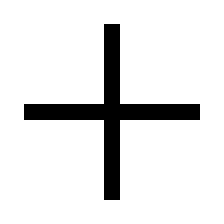
#> input picture Imagens/Adicao.png, 28 x 28 px, found by its file name (shown 8 times larger)
$ python 'Imagem Matriz - Exemplo 1 - Versão 1.0.0.py'
#> lines starting #> are read from the running program, lines starting #| are printed output that depends on the picture; after the words box and inside, x2 and y2 are one past the last pixel; in counts of white or black regions, pixels touching at a corner belong together
#
########################################################################
# Importação das Bibliotecas Necessárias
########################################################################
#
import cv2 as cv
import numpy as np
import os
import matplotlib.pyplot as plt
from pathlib import Path
import seaborn as sns

#
########################################################################
# Funções de Apoio
########################################################################
#
def LimpaTerminal ():
    if os.name == "nt":
       _ = os.system( "cls" )
    else:
      _ = os.system( "clear ")
    return ()

#
########################################################################
# Definições Gerais
########################################################################
#
NomeImagem = "Adicao.png"
dirRaiz = Path.home()
dirBase = "/home/asoares/Insync/alexandre.asoares@gmail.com/OneDrive/Atividades/LocalCV"
dirImagem = "Imagens"
dirCaminhoImagem = str(Path(dirRaiz, dirBase, dirImagem, NomeImagem))

#
########################################################################
# Lendo e Reduzindo a Imagem
########################################################################
#
imgBase = cv.imread ( dirCaminhoImagem, cv.IMREAD_GRAYSCALE)
#> imgBase: shape (28, 28); values 0 (black) and 45 (white), 89.3% white; black in thin lines or dots, all inside (x1, y1, x2, y2) = (3, 3, 25, 25)

#
########################################################################
# Checando se a Imagem Foi Lida com Sucesso
########################################################################
#
if imgBase is None:
   LimpaTerminal ()
   print( "Não Foi Localizada a Imagem : ", NomeImagem)
   exit ()

#
########################################################################
# Convertendo para Matplotlib
########################################################################
#
imgColorida = cv.cvtColor(imgBase, cv.COLOR_BGR2RGB)
#> imgColorida is the input picture: shape (28, 28, 3); values 0 (black) and 45 (white), 89.3% white; black in thin lines or dots, all inside (x1, y1, x2, y2) = (3, 3, 25, 25)

import pandas as pd
import numpy as np
import matplotlib.pyplot as plt
import seaborn as sns

def my_function1(df):
    bruto = plt.imshow( imgColorida )
    plt.title("Original", fontsize=11, weight='bold' )
    return bruto

def my_function2(df):
    heatmap=sns.heatmap (
                           imgBase,
                           annot=True,
                           fmt="d",
                           linewidth=1,
                           cbar=False,
                           annot_kws={"size": 8},
                           #cmap="blue",
                           square=True,
                           linecolor="k"
                        )

    plt.title("Visão Matricial da Imagem", fontsize=11, weight='bold' )
    return heatmap

df = pd.DataFrame(np.random.rand(100).reshape(10,10))

Grafico = plt.figure()

Grafico.add_subplot(1,2,1)
bruto = my_function1(df)
# bruto.set_title("Imagem 1")

Grafico.add_subplot(1,2,2)
heatmap = my_function2(df)
# heatmap.set_title("Imagem 2")

plt.show()
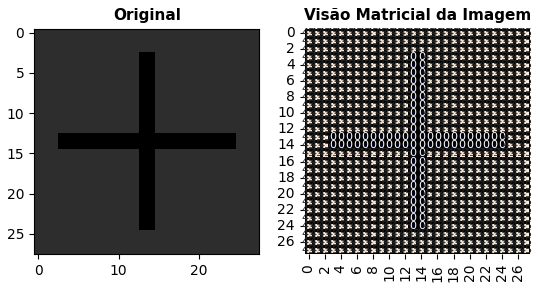
#> figure drawn by matplotlib, 2 panels

exit()
#> (the program exits here)
